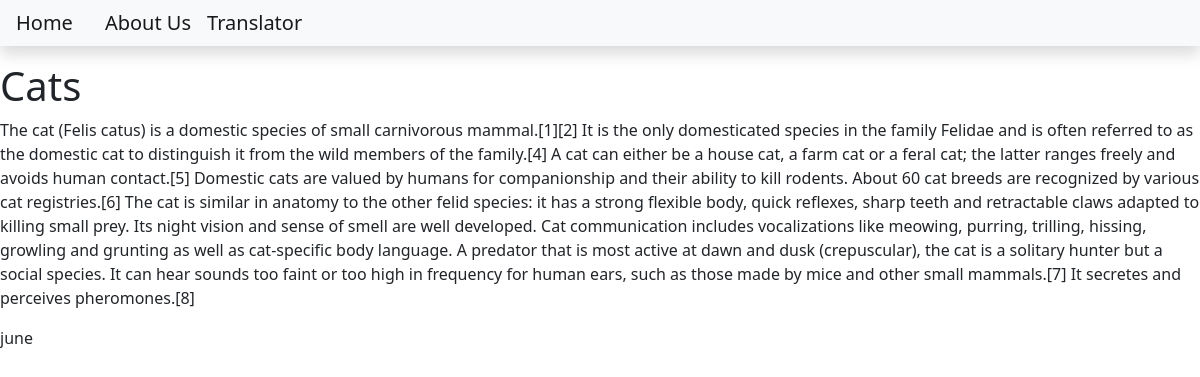
Page /cats on the committed database.
### blog/models.py (models this page shows, shortened)
class Post(models.Model):
    title = models.CharField(max_length=200)
    content = models.TextField()
    date_created = models.DateTimeField(auto_now_add=True)
    slug = models.SlugField(max_length=200, unique=True)
    author = models.ForeignKey(to=User, on_delete=models.CASCADE)
    status = models.IntegerField(choices=STATUS, default=0)

### blog/views.py (the view)
# urls.py: path('<slug:slug>', views.BlogView.as_view(), name='blog_view'),
class BlogView(generic.DetailView):
    model = Post
    template_name = 'blog.html'

### templates/blog.html
{% extends 'base.html' %}
{% block content %}
        <h1>{{object.title}}</h1>
        <p>{{object.content}}</p>
        <p>{{object.author}}</p>
{% endblock content %}

### rows in the picture
Post: title "Cats", content "The cat (Felis catus) is a domestic species of small carnivorous mammal.[1][2] It is the only domesticated species in the family Felidae and is often referred to as the domestic cat to distinguish it from the wild members of the family.[4] A cat can either be a house cat, a farm cat or a feral cat; the latter ranges freely and avoids human contact.[5] Domestic cats are valued by humans for companionship and their ability to kill rodents. About 60 cat breeds are recognized by various cat registries.[6] The cat is similar in anatomy to the other felid species: it has a strong flexible body, quick reflexes, sharp teeth and retractable claws adapted to killing small prey. Its night vision and…", author "june"
